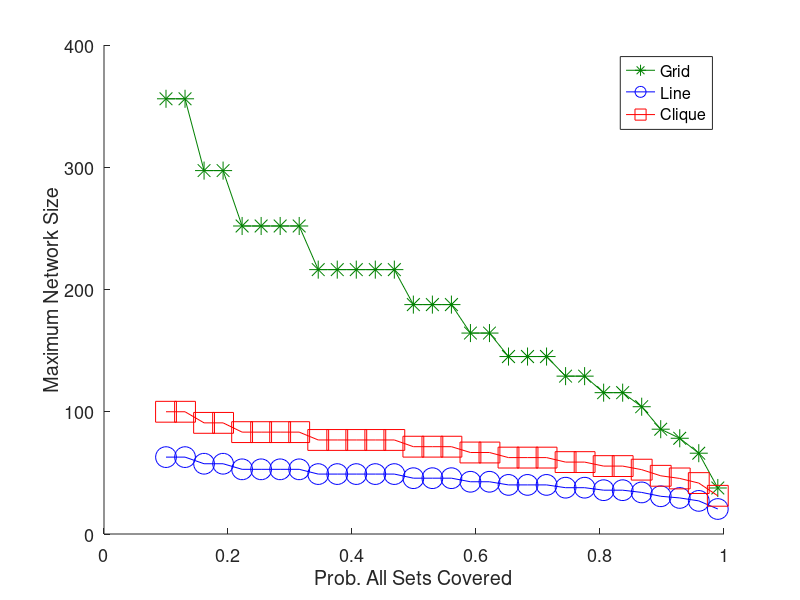
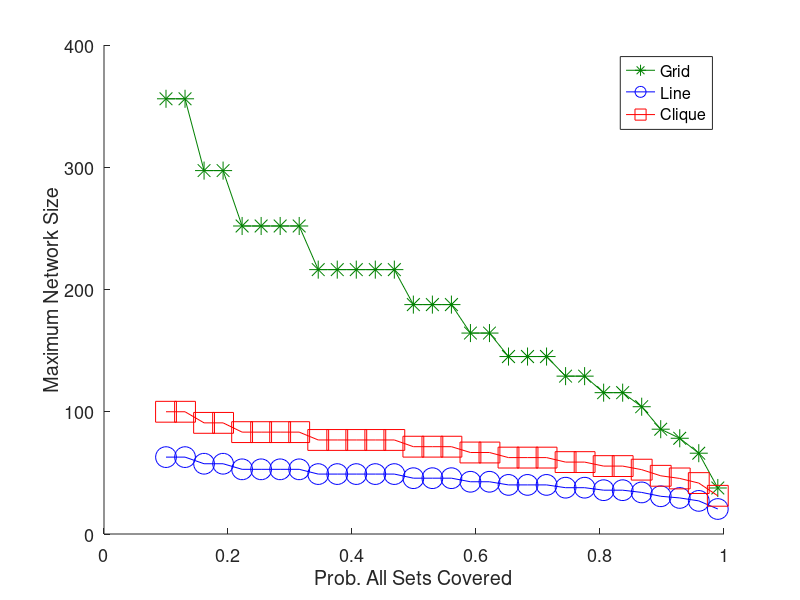

These figures' MATLAB source, in order:
clear;

plot_color=1;
font_size = 26;
legend_font_size = 22;
axes_font_size = 13;
marker_size = 15;

channel_rate = 2;
IS = 2.5;
W=channel_rate*1000000;
P_s = 1500*8;
image_size = IS*8*1000;
T = 10;
% prob_all_sets_cov = 0.1:0.1:0.99;
prob_all_sets_cov = linspace(0.1, 0.99, 30);

cluster_perc_requ = csvread('./Cluster_Perc_Sets_Covered.csv');

for i=1:length(prob_all_sets_cov)
    x = find( cluster_perc_requ(:,1) > prob_all_sets_cov(i) );
    if not( isempty(x) )
        num_images(i) = cluster_perc_requ(x(1),2);
    end
end

B = num_images*image_size;

N_clique = (W*T)./B;
N_line = (W*T)./(1.5*B + 1.5*P_s);
N_grid = ((W*T)./(5*B + 5*P_s)).^2;

hold on;
if plot_color == 1
    plot( prob_all_sets_cov, N_grid, '-*', 'color', [0 0.5 0], 'MarkerSize', marker_size-2 );
    plot( prob_all_sets_cov, N_line, '-ob', 'MarkerSize', marker_size );
    plot( prob_all_sets_cov, N_clique, '-sr', 'MarkerSize', marker_size );
else
    plot( prob_all_sets_cov, N_grid, '-*k', 'MarkerSize', marker_size-2 );
    plot( prob_all_sets_cov, N_line, '-ok', 'MarkerSize', marker_size );
    plot( prob_all_sets_cov, N_clique, '-sk', 'MarkerSize', marker_size );
end

leg = legend('Grid','Line','Clique', 'Location', 'NorthEast');
set(leg, 'FontSize', legend_font_size);
xlabel('Prob. All Sets Covered', 'FontSize', font_size);
ylabel('Maximum Network Size', 'FontSize', font_size);
set(gca, 'FontSize', axes_font_size);

output_directory = sprintf('./use_case_examples/num_nodes_vs_cluster_perc_cov/');
if ~exist(output_directory, 'dir')
  mkdir(output_directory);
end
if plot_color == 1
    saveas(gcf, sprintf('%snum_nodes_vs_cluster_perc_cov_%i_T_%i_IS_%i_W_color.pdf', output_directory, T, IS, channel_rate));
else
    saveas(gcf, sprintf('%snum_nodes_vs_cluster_perc_cov_%i_T_%i_IS_%i_W.pdf', output_directory, T, IS, channel_rate));
end
savefig(sprintf('%snum_nodes_vs_cluster_perc_cov_%i_T_%i_IS_%i_W_color.fig', output_directory, T, IS, channel_rate));